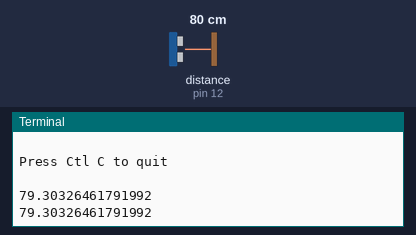
The program below on a simulated Raspberry Pi (header pin numbers). Shown: the last lines printed to the terminal. The test bench sets the inputs (shaded band); at power-on: distance to the obstacle (sensor on pin 12) 80 cm. The echo pulse lasts 58.3 µs per cm; the clock reads 2024-03-15 10:24:30 at power-on unless the program sets it.

Above: at 1.3 s.
1.4 s: distance to the obstacle (sensor on pin 12) set to 2 cm
At 2.7 s:
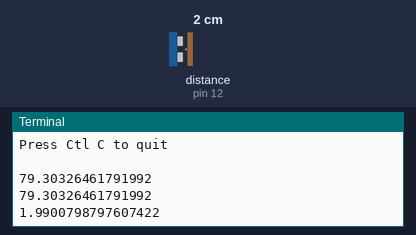
2.9 s: distance to the obstacle (sensor on pin 12) set to 4 cm
At 3.7 s:
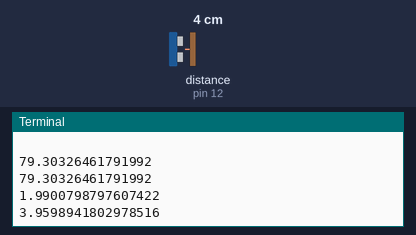
Timing chart, 0 to 5.9 s (numbered marks = the images above; inputs shaded):
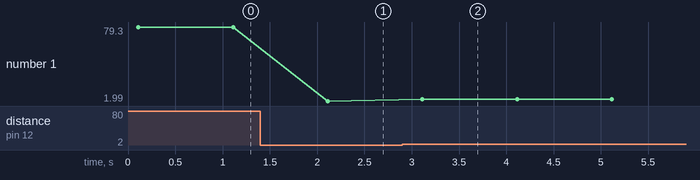

The program:

Sonar_Test.py
```python
import RPi.GPIO as GPIO
import time

GPIO.setmode(GPIO.BOARD)

trig=7
echo=12

GPIO.setup(trig,GPIO.OUT)
GPIO.output(trig,0)

GPIO.setup(echo,GPIO.IN)
time.sleep(0.1)

print("\nPress Ctl C to quit \n")

#starting calculaion...
try:
    while True:
        GPIO.output(trig,1)
        time.sleep(0.00001)
        GPIO.output(trig,0)

        while GPIO.input(echo)==0:
            pass
        start=time.time()

        while GPIO.input(echo) == 1:
            pass
        stop=time.time()

        distance = (stop-start)*170*100     #in cm unit

        print(distance)
        time.sleep(1)   #1 second delay

except KeyboardInterrupt:
  print("Ctl C pressed - ending program")

GPIO.cleanup()


#   distance = time * speed /2
#   speed = 340
#   speed / 2 = 170
#   time = stop - start
#   as long as echo don't receive frequency, echo remains high after trig(after trig=1)
```

Measured:
- after the input at 1.4 s, the terminal: prints a new line after 0.71 s (image 1)
- after the input at 2.9 s, the terminal: prints a new line after 0.21 s (image 2)
- plotted number 1: 79.3 → 1.99 after the input at 1.4 s, 1.99 → 3.96 after the input at 2.9 s
